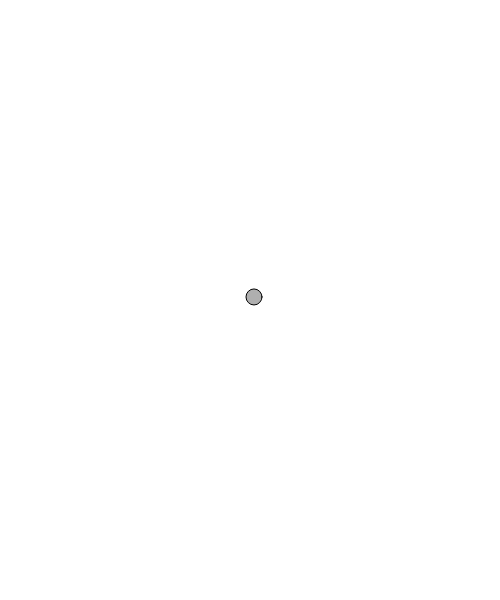
Frame 1 (no input)
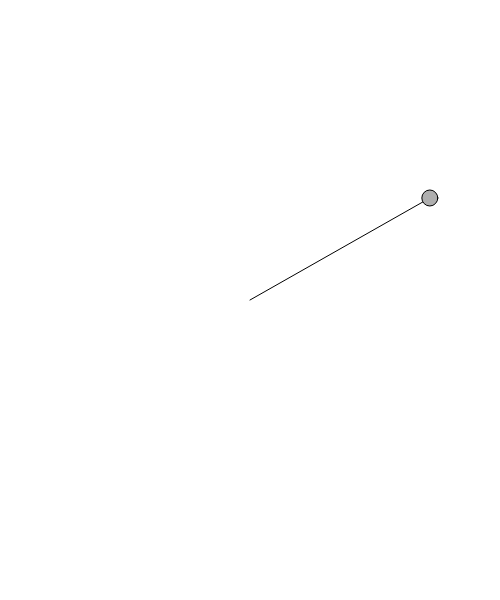
Frame 60 (no input)
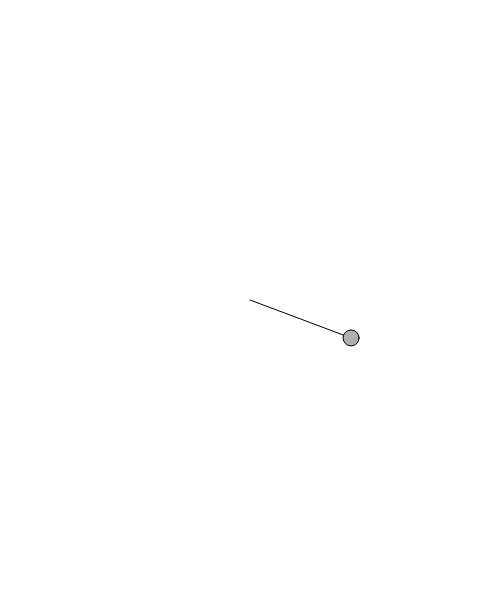
Frame 120 (the mouse pressed at the canvas centre since frame 60)

The p5.js sketch that drew these frames (run headless with seeded random() and noise() and a simulated clock; from frame 60 on, the mouse is pressed at the canvas centre):

// p5.js sketch
// ── sketch.js
"use strict";
var o;
function setup() {
  createCanvas(500,600);
  o = new Oscillator();
}

function draw() {
  background(255);
  o.update();
  o.display();
}
// ── oscillator.js
"use strict";
class Oscillator  {
  constructor()  {
    this.angle = createVector();
    this.vel = createVector(random(-0.05,0.05),random(-0.05,0.05));
    this.amp = createVector(random(width/2),random(height/2));
  }
 
 update()  {
    this.angle.add(this.vel);
  }
 
  display()  {
    var x = sin(this.angle.x)*this.amp.x;
    var y = sin(this.angle.y)*this.amp.y;
 
    push();
    translate(width/2,height/2);
    stroke(0);
    fill(175);
    line(0,0,x,y);
    ellipse(x,y,16,16);
    pop();
  }
}
